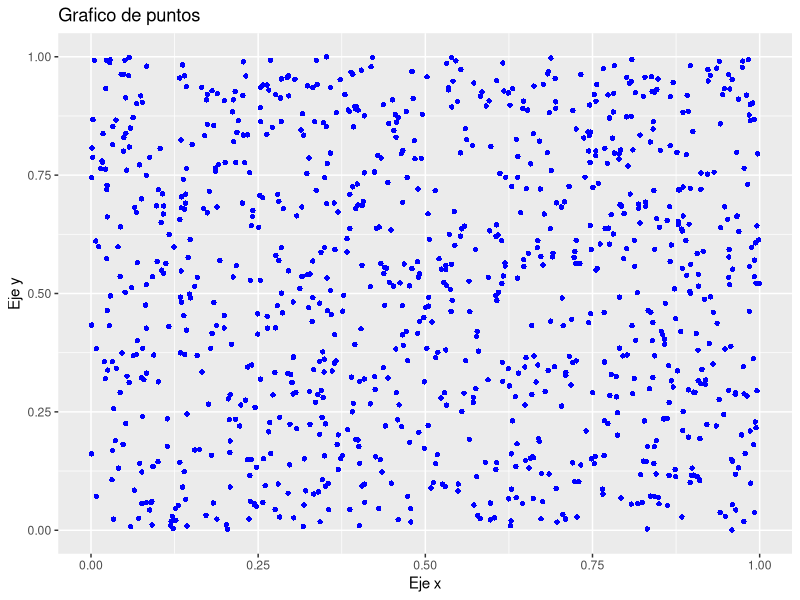

Write the R code that produced this figure.
## ---- chunk 1
knitr::opts_chunk$set(echo = TRUE)
library(ggplot2)
## ---- chunk 2
estimar_pi <- function(puntos){

x <- runif(puntos, min = 0, max = 1)
y <- runif(puntos, min = 0, max = 1)

distancia_centro <- ((x - 0.5)^2) + ((y - 0.5)^2)
dentro <- which(distancia_centro <= 0.25)
contar <- length(dentro)

cantidad_puntos <- paste("La cantidad de puntos dentro del circulo es de", contar)
print(cantidad_puntos)
estimacion <- paste("La estimacion de PI es", (4 * contar/puntos))
print(estimacion)
}

punto <- 1000

x <- runif(punto, min = 0, max = 1)
y <- runif(punto, min = 0, max = 1)
data <- data.frame(x = x, y = y)

ggplot(data, aes(x = x, y = y)) +
  geom_point(color = "blue", shape = 16) +
  labs(title = "Grafico de puntos", x = "Eje x", y = "Eje y")

## ---- chunk 3
estimar_pi(1000)

## ---- chunk 4
estimar_pi(10000)

## ---- chunk 5
estimar_pi(100000)

